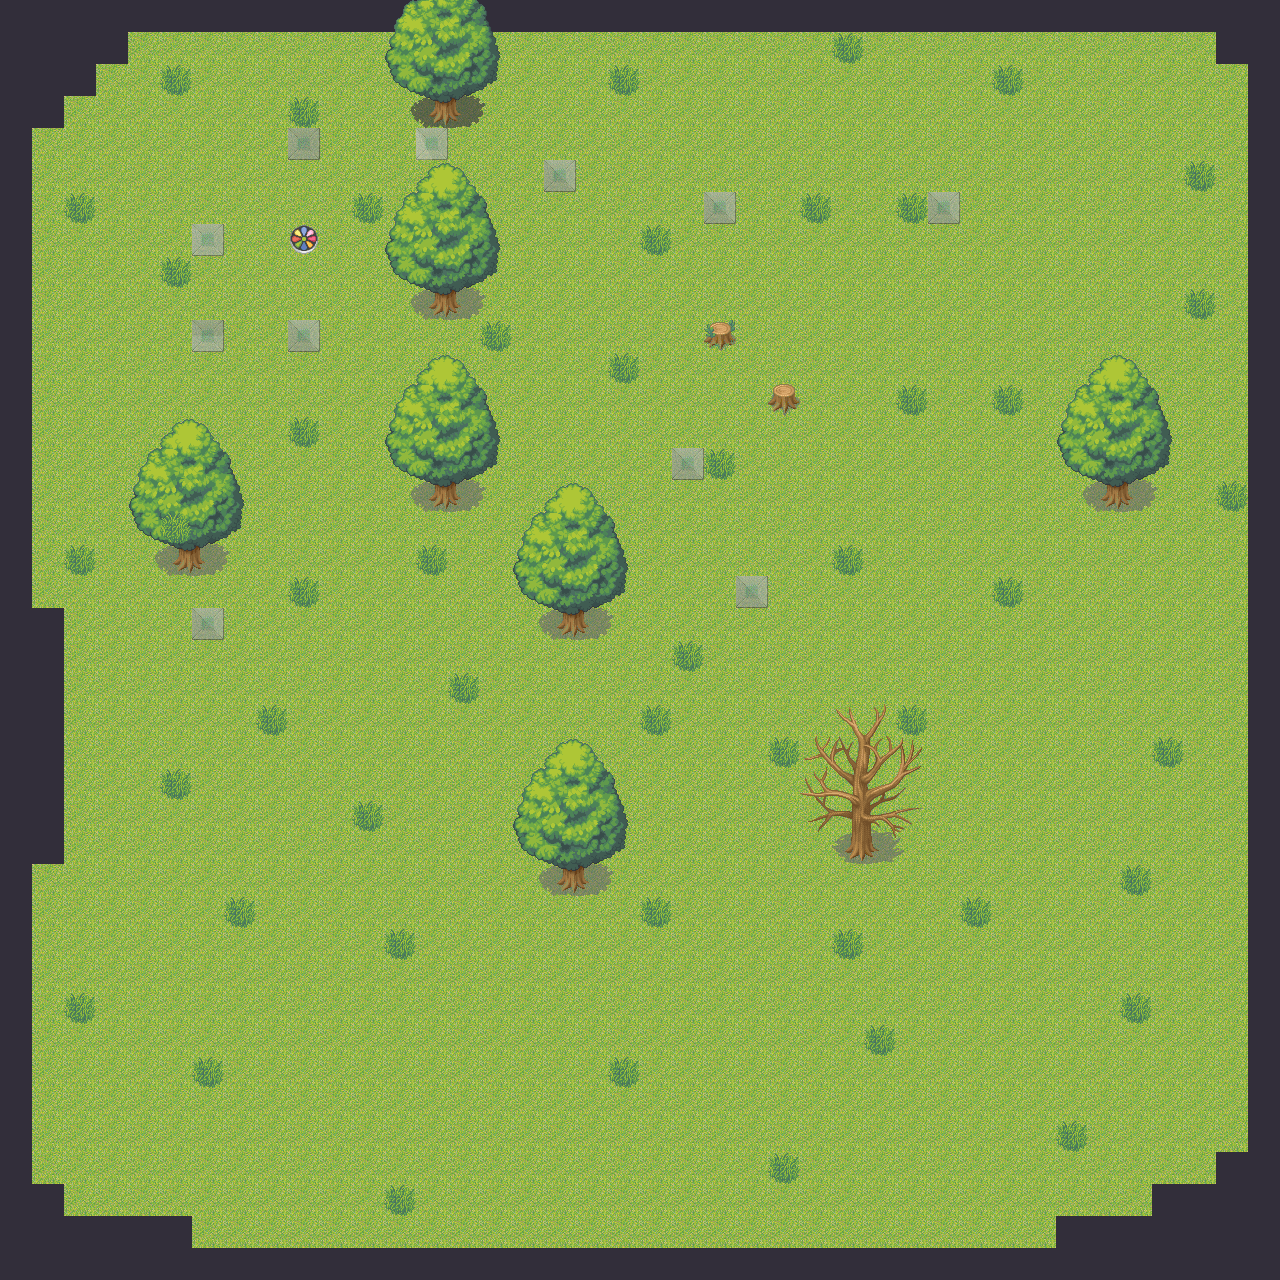

A 2D game scene composited from a Tiled map and its tileset images. What follows is a short description and the map's XML, with each tile layer's data collapsed to a summary:
An orthogonal 40x40 tile map with 32x32 px tiles, 4 tile layers (Floor, Objects, Entities, Grass), 1 hidden layer not drawn, 3 tilesets.

<map version="1.10" tiledversion="1.11.0" orientation="orthogonal" renderorder="right-down" width="40" height="40" tilewidth="32" tileheight="32" infinite="0" nextlayerid="16" nextobjectid="1">
 <editorsettings>
  <export target="GameTest/map/map.csv" format="csv" />
 </editorsettings>
 <tileset firstgid="1" name="001-Grassland01" tilewidth="32" tileheight="32" tilecount="144" columns="8">
  <image source="001-Grassland01.png" width="256" height="576" />
 </tileset>
 <tileset firstgid="145" name="001-Grassland01" tilewidth="128" tileheight="160" tilecount="6" columns="2">
  <image source="001-Grassland01.png" width="256" height="576" />
 </tileset>
 <tileset firstgid="151" name="Sacred_Garden" tilewidth="32" tileheight="32" tilecount="264" columns="8">
  <image source="../graphics/Tileset/Sacred_Garden.png" width="256" height="1056" />
 </tileset>
 <layer id="4" name="Floor" width="40" height="40">
  <data>[1600 cells, 1600 non-empty, 2 distinct tile ids]</data>
 </layer>
 <layer id="7" name="Objects" width="40" height="40">
  <data>[1600 cells, 10 non-empty, 4 distinct tile ids]</data>
 </layer>
 <layer id="15" name="Entities" width="40" height="40">
  <data>[1600 cells, 12 non-empty, 6 distinct tile ids]</data>
 </layer>
 <layer id="14" name="Grass" width="40" height="40">
  <data>[1600 cells, 49 non-empty, 1 distinct tile ids]</data>
 </layer>
 <layer id="8" name="FloorBlocks" width="40" height="40" visible="0">
  <data>[1600 cells, 187 non-empty, 1 distinct tile ids]</data>
 </layer>
</map>
